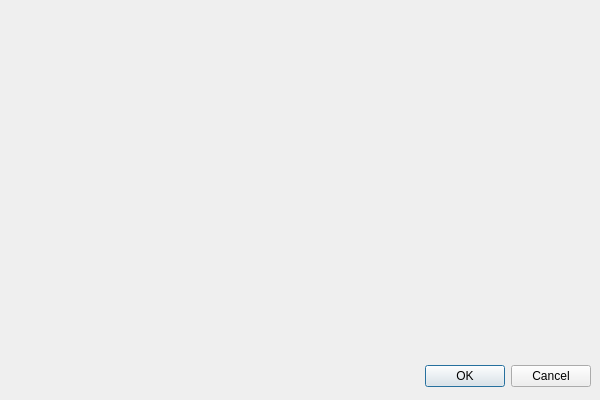
<?xml version="1.0" encoding="UTF-8"?>
<ui version="4.0">
 <class>showMemDialog</class>
 <widget class="QDialog" name="showMemDialog">
  <property name="geometry">
   <rect>
    <x>0</x>
    <y>0</y>
    <width>600</width>
    <height>400</height>
   </rect>
  </property>
  <property name="windowTitle">
   <string>Dialog</string>
  </property>
  <widget class="QDialogButtonBox" name="buttonBox">
   <property name="geometry">
    <rect>
     <x>420</x>
     <y>360</y>
     <width>171</width>
     <height>32</height>
    </rect>
   </property>
   <property name="orientation">
    <enum>Qt::Horizontal</enum>
   </property>
   <property name="standardButtons">
    <set>QDialogButtonBox::Cancel|QDialogButtonBox::Ok</set>
   </property>
  </widget>
  <zorder>buttonBox</zorder>
  <zorder>progressBar</zorder>
  <zorder>verticalLayoutWidget_2</zorder>
 </widget>
 <resources/>
 <connections>
  <connection>
   <sender>buttonBox</sender>
   <signal>accepted()</signal>
   <receiver>showMemDialog</receiver>
   <slot>accept()</slot>
   <hints>
    <hint type="sourcelabel">
     <x>248</x>
     <y>254</y>
    </hint>
    <hint type="destinationlabel">
     <x>157</x>
     <y>274</y>
    </hint>
   </hints>
  </connection>
  <connection>
   <sender>buttonBox</sender>
   <signal>rejected()</signal>
   <receiver>showMemDialog</receiver>
   <slot>reject()</slot>
   <hints>
    <hint type="sourcelabel">
     <x>316</x>
     <y>260</y>
    </hint>
    <hint type="destinationlabel">
     <x>286</x>
     <y>274</y>
    </hint>
   </hints>
  </connection>
 </connections>
</ui>
